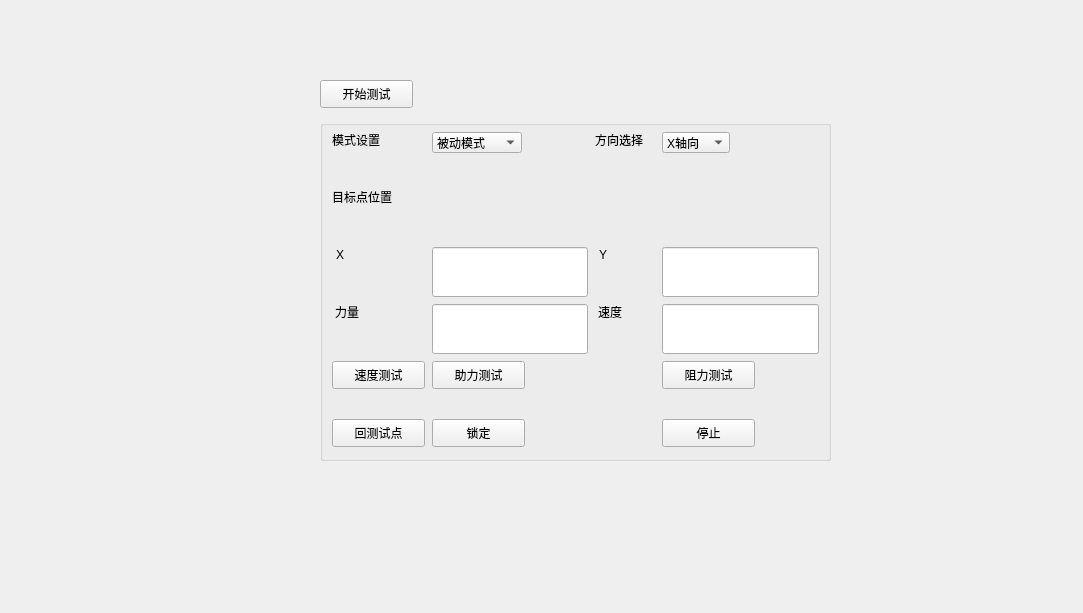
<?xml version="1.0" encoding="UTF-8"?>
<ui version="4.0">
 <class>SettingDialog</class>
 <widget class="QWidget" name="SettingDialog">
  <property name="geometry">
   <rect>
    <x>0</x>
    <y>0</y>
    <width>1083</width>
    <height>613</height>
   </rect>
  </property>
  <property name="windowTitle">
   <string>Form</string>
  </property>
  <widget class="QGroupBox" name="groupBox">
   <property name="geometry">
    <rect>
     <x>320</x>
     <y>120</y>
     <width>511</width>
     <height>341</height>
    </rect>
   </property>
   <property name="title">
    <string/>
   </property>
   <widget class="QLabel" name="label">
    <property name="geometry">
     <rect>
      <x>12</x>
      <y>12</y>
      <width>60</width>
      <height>16</height>
     </rect>
    </property>
    <property name="text">
     <string>模式设置</string>
    </property>
   </widget>
   <widget class="QComboBox" name="mode_ComboBox">
    <property name="geometry">
     <rect>
      <x>112</x>
      <y>12</y>
      <width>90</width>
      <height>21</height>
     </rect>
    </property>
    <property name="sizePolicy">
     <sizepolicy hsizetype="Preferred" vsizetype="Preferred">
      <horstretch>0</horstretch>
      <verstretch>0</verstretch>
     </sizepolicy>
    </property>
    <item>
     <property name="text">
      <string>被动模式</string>
     </property>
    </item>
    <item>
     <property name="text">
      <string>主动模式</string>
     </property>
    </item>
    <item>
     <property name="text">
      <string>助力模式</string>
     </property>
    </item>
    <item>
     <property name="text">
      <string>抗阻模式</string>
     </property>
    </item>
   </widget>
   <widget class="QLabel" name="label_7">
    <property name="geometry">
     <rect>
      <x>275</x>
      <y>12</y>
      <width>60</width>
      <height>16</height>
     </rect>
    </property>
    <property name="text">
     <string>方向选择</string>
    </property>
   </widget>
   <widget class="QComboBox" name="axis_ComboBox">
    <property name="geometry">
     <rect>
      <x>342</x>
      <y>12</y>
      <width>68</width>
      <height>21</height>
     </rect>
    </property>
    <property name="sizePolicy">
     <sizepolicy hsizetype="Preferred" vsizetype="Preferred">
      <horstretch>0</horstretch>
      <verstretch>0</verstretch>
     </sizepolicy>
    </property>
    <item>
     <property name="text">
      <string>X轴向</string>
     </property>
    </item>
    <item>
     <property name="text">
      <string>Y轴向</string>
     </property>
    </item>
   </widget>
   <widget class="QLabel" name="label_2">
    <property name="geometry">
     <rect>
      <x>12</x>
      <y>69</y>
      <width>75</width>
      <height>16</height>
     </rect>
    </property>
    <property name="text">
     <string>目标点位置</string>
    </property>
   </widget>
   <widget class="QLabel" name="label_3">
    <property name="geometry">
     <rect>
      <x>12</x>
      <y>127</y>
      <width>16</width>
      <height>16</height>
     </rect>
    </property>
    <property name="text">
     <string>X</string>
    </property>
    <property name="alignment">
     <set>Qt::AlignCenter</set>
    </property>
   </widget>
   <widget class="QLineEdit" name="x_LineEdit">
    <property name="geometry">
     <rect>
      <x>112</x>
      <y>127</y>
      <width>156</width>
      <height>50</height>
     </rect>
    </property>
    <property name="sizePolicy">
     <sizepolicy hsizetype="Expanding" vsizetype="Preferred">
      <horstretch>0</horstretch>
      <verstretch>0</verstretch>
     </sizepolicy>
    </property>
   </widget>
   <widget class="QLabel" name="label_4">
    <property name="geometry">
     <rect>
      <x>275</x>
      <y>127</y>
      <width>16</width>
      <height>16</height>
     </rect>
    </property>
    <property name="text">
     <string>Y</string>
    </property>
    <property name="alignment">
     <set>Qt::AlignCenter</set>
    </property>
   </widget>
   <widget class="QLineEdit" name="y_LineEdit">
    <property name="geometry">
     <rect>
      <x>342</x>
      <y>127</y>
      <width>157</width>
      <height>50</height>
     </rect>
    </property>
    <property name="sizePolicy">
     <sizepolicy hsizetype="Expanding" vsizetype="Preferred">
      <horstretch>0</horstretch>
      <verstretch>0</verstretch>
     </sizepolicy>
    </property>
   </widget>
   <widget class="QLabel" name="label_6">
    <property name="geometry">
     <rect>
      <x>12</x>
      <y>184</y>
      <width>30</width>
      <height>16</height>
     </rect>
    </property>
    <property name="text">
     <string>力量</string>
    </property>
    <property name="alignment">
     <set>Qt::AlignCenter</set>
    </property>
   </widget>
   <widget class="QLineEdit" name="strength_LineEdit">
    <property name="geometry">
     <rect>
      <x>112</x>
      <y>184</y>
      <width>156</width>
      <height>50</height>
     </rect>
    </property>
    <property name="sizePolicy">
     <sizepolicy hsizetype="Expanding" vsizetype="Preferred">
      <horstretch>0</horstretch>
      <verstretch>0</verstretch>
     </sizepolicy>
    </property>
   </widget>
   <widget class="QLabel" name="label_5">
    <property name="geometry">
     <rect>
      <x>275</x>
      <y>184</y>
      <width>30</width>
      <height>16</height>
     </rect>
    </property>
    <property name="text">
     <string>速度</string>
    </property>
    <property name="alignment">
     <set>Qt::AlignCenter</set>
    </property>
   </widget>
   <widget class="QLineEdit" name="speed_LineEdit">
    <property name="geometry">
     <rect>
      <x>342</x>
      <y>184</y>
      <width>157</width>
      <height>50</height>
     </rect>
    </property>
    <property name="sizePolicy">
     <sizepolicy hsizetype="Expanding" vsizetype="Preferred">
      <horstretch>0</horstretch>
      <verstretch>0</verstretch>
     </sizepolicy>
    </property>
   </widget>
   <widget class="QPushButton" name="speedTest_Btn">
    <property name="geometry">
     <rect>
      <x>12</x>
      <y>241</y>
      <width>93</width>
      <height>28</height>
     </rect>
    </property>
    <property name="sizePolicy">
     <sizepolicy hsizetype="Minimum" vsizetype="Preferred">
      <horstretch>0</horstretch>
      <verstretch>0</verstretch>
     </sizepolicy>
    </property>
    <property name="text">
     <string>速度测试</string>
    </property>
   </widget>
   <widget class="QPushButton" name="boostTest_Btn">
    <property name="geometry">
     <rect>
      <x>112</x>
      <y>241</y>
      <width>93</width>
      <height>28</height>
     </rect>
    </property>
    <property name="sizePolicy">
     <sizepolicy hsizetype="Minimum" vsizetype="Preferred">
      <horstretch>0</horstretch>
      <verstretch>0</verstretch>
     </sizepolicy>
    </property>
    <property name="text">
     <string>助力测试</string>
    </property>
   </widget>
   <widget class="QPushButton" name="againstTest_Btn">
    <property name="geometry">
     <rect>
      <x>342</x>
      <y>241</y>
      <width>93</width>
      <height>28</height>
     </rect>
    </property>
    <property name="sizePolicy">
     <sizepolicy hsizetype="Minimum" vsizetype="Preferred">
      <horstretch>0</horstretch>
      <verstretch>0</verstretch>
     </sizepolicy>
    </property>
    <property name="text">
     <string>阻力测试</string>
    </property>
   </widget>
   <widget class="QPushButton" name="goBack_Btn">
    <property name="geometry">
     <rect>
      <x>12</x>
      <y>299</y>
      <width>93</width>
      <height>28</height>
     </rect>
    </property>
    <property name="sizePolicy">
     <sizepolicy hsizetype="Minimum" vsizetype="Preferred">
      <horstretch>0</horstretch>
      <verstretch>0</verstretch>
     </sizepolicy>
    </property>
    <property name="text">
     <string>回测试点</string>
    </property>
   </widget>
   <widget class="QPushButton" name="switchLock_Btn">
    <property name="geometry">
     <rect>
      <x>112</x>
      <y>299</y>
      <width>93</width>
      <height>28</height>
     </rect>
    </property>
    <property name="sizePolicy">
     <sizepolicy hsizetype="Minimum" vsizetype="Preferred">
      <horstretch>0</horstretch>
      <verstretch>0</verstretch>
     </sizepolicy>
    </property>
    <property name="text">
     <string>锁定</string>
    </property>
   </widget>
   <widget class="QPushButton" name="stop_Btn">
    <property name="geometry">
     <rect>
      <x>342</x>
      <y>299</y>
      <width>93</width>
      <height>28</height>
     </rect>
    </property>
    <property name="sizePolicy">
     <sizepolicy hsizetype="Minimum" vsizetype="Preferred">
      <horstretch>0</horstretch>
      <verstretch>0</verstretch>
     </sizepolicy>
    </property>
    <property name="text">
     <string>停止</string>
    </property>
   </widget>
  </widget>
  <widget class="QPushButton" name="startTest_Btn">
   <property name="geometry">
    <rect>
     <x>320</x>
     <y>80</y>
     <width>93</width>
     <height>28</height>
    </rect>
   </property>
   <property name="text">
    <string>开始测试</string>
   </property>
  </widget>
 </widget>
 <resources/>
 <connections/>
</ui>
